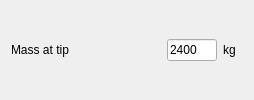
                   <widget class="QWidget" name="widget_massAtTip" native="true">
                    <property name="sizePolicy">
                     <sizepolicy hsizetype="Fixed" vsizetype="Fixed">
                      <horstretch>0</horstretch>
                      <verstretch>0</verstretch>
                     </sizepolicy>
                    </property>
                    <property name="minimumSize">
                     <size>
                      <width>100</width>
                      <height>0</height>
                     </size>
                    </property>
                    <layout class="QHBoxLayout" name="horizontalLayout_27">
                     <property name="topMargin">
                      <number>0</number>
                     </property>
                     <property name="bottomMargin">
                      <number>0</number>
                     </property>
                     <item>
                      <widget class="QLabel" name="label_massAtTip">
                       <property name="sizePolicy">
                        <sizepolicy hsizetype="Fixed" vsizetype="MinimumExpanding">
                         <horstretch>0</horstretch>
                         <verstretch>0</verstretch>
                        </sizepolicy>
                       </property>
                       <property name="minimumSize">
                        <size>
                         <width>150</width>
                         <height>0</height>
                        </size>
                       </property>
                       <property name="text">
                        <string>Mass at tip</string>
                       </property>
                       <property name="alignment">
                        <set>Qt::AlignJustify|Qt::AlignVCenter</set>
                       </property>
                      </widget>
                     </item>
                     <item alignment="Qt::AlignLeft">
                      <widget class="QLineEdit" name="lineEdit_massAtTip">
                       <property name="enabled">
                        <bool>true</bool>
                       </property>
                       <property name="sizePolicy">
                        <sizepolicy hsizetype="Fixed" vsizetype="Fixed">
                         <horstretch>0</horstretch>
                         <verstretch>0</verstretch>
                        </sizepolicy>
                       </property>
                       <property name="minimumSize">
                        <size>
                         <width>30</width>
                         <height>0</height>
                        </size>
                       </property>
                       <property name="maximumSize">
                        <size>
                         <width>50</width>
                         <height>16777215</height>
                        </size>
                       </property>
                       <property name="toolTip">
                        <string>&lt;html&gt;&lt;head/&gt;&lt;body&gt;&lt;p&gt;This factor will multiple the values contained in the files being read. If the files are already in terms of equivalent gravity (g), then a value equal to 1 should be inserted&lt;/p&gt;&lt;/body&gt;&lt;/html&gt;</string>
                       </property>
                       <property name="text">
                        <string>2400</string>
                       </property>
                       <property name="maxLength">
                        <number>8</number>
                       </property>
                      </widget>
                     </item>
                     <item alignment="Qt::AlignLeft">
                      <widget class="QLabel" name="label_massAtTipUnits">
                       <property name="sizePolicy">
                        <sizepolicy hsizetype="Preferred" vsizetype="Fixed">
                         <horstretch>0</horstretch>
                         <verstretch>0</verstretch>
                        </sizepolicy>
                       </property>
                       <property name="minimumSize">
                        <size>
                         <width>20</width>
                         <height>0</height>
                        </size>
                       </property>
                       <property name="text">
                        <string>kg</string>
                       </property>
                      </widget>
                     </item>
                    </layout>
                   </widget>
